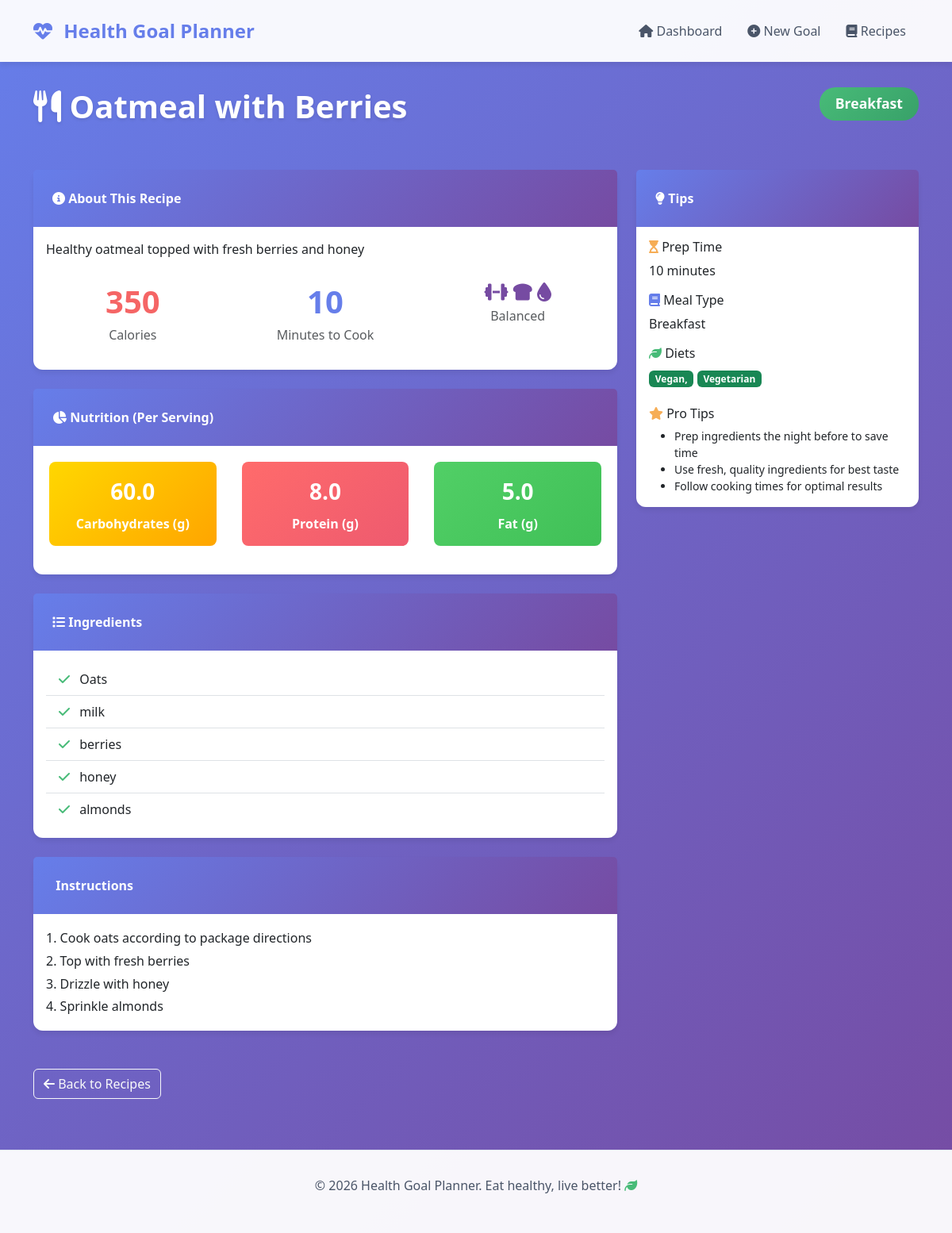
Page /recipe/1/ on the committed database.
### myapp/models.py (models this page shows, shortened)
class Recipe(models.Model):
    name = models.CharField(max_length=200)
    description = models.TextField()
    calories = models.IntegerField()
    protein_g = models.FloatField(default=0)  # grams
    carbs_g = models.FloatField(default=0)
    fat_g = models.FloatField(default=0)
    prep_time_min = models.IntegerField(default=15)  # minutes
    ingredients = models.TextField(help_text="Comma-separated ingredients")
    instructions = models.TextField()
    diet_types = models.CharField(
        max_length=100,
        blank=True,
        help_text="Comma-separated diet types (e.g., vegan, keto)"
    )
    meal_type = models.CharField(
        max_length=20,
        choices=[
            ('breakfast', 'Breakfast'),
            ('lunch', 'Lunch'),
            ('dinner', 'Dinner'),
            ('snack', 'Snack'),
        ]
    )
    class Meta:
        ordering = ['meal_type', 'name']

### myapp/views.py (the view)
# urls.py: path('recipe/<int:pk>/', views.recipe_detail, name='recipe_detail'),
def recipe_detail(request, pk):
    recipe = get_object_or_404(Recipe, pk=pk)
    context = {
        'recipe': recipe,
        'ingredients': [ing.strip() for ing in recipe.ingredients.split(',')],
    }
    return render(request, 'myapp/recipe_detail.html', context)

### myapp/templates/myapp/recipe_detail.html (shortened to what this page needs)
{% extends 'myapp/base.html' %}
{% block content %}
<div class="row mb-4">
    <div class="col-lg-8">
        <h1 class="page-title">
            <i class="fas fa-utensils"></i> {{ recipe.name }}
        </h1>
    </div>
    <div class="col-lg-4 text-white text-lg-end">
        <span class="badge badge-health" style="font-size: 1.1rem; padding: 0.75rem 1.25rem;">
            {{ recipe.get_meal_type_display }}
        </span>
    </div>
</div>
<div class="row">
    <div class="col-lg-8">
        <div class="card mb-4">
            <div class="card-header">
                <i class="fas fa-info-circle"></i> About This Recipe
            </div>
            <div class="card-body">
                <p>{{ recipe.description }}</p>
                <div class="row mt-4">
                    <div class="col-md-4">
                        <div class="text-center">
                            <div style="font-size: 2.5rem; color: var(--danger); font-weight: 700;">{{ recipe.calories }}</div>
                            <p class="text-muted">Calories</p>
                        </div>
                    </div>
                    <div class="col-md-4">
                        <div class="text-center">
                            <div style="font-size: 2.5rem; color: var(--primary); font-weight: 700;">{{ recipe.prep_time_min }}</div>
                            <p class="text-muted">Minutes to Cook</p>
                        </div>
                    </div>
                    <div class="col-md-4">
                        <div class="text-center">
                            <div style="font-size: 1.5rem; color: var(--secondary); font-weight: 700;">
                                <i class="fas fa-dumbbell"></i> <i class="fas fa-bread-slice"></i> <i class="fas fa-droplet"></i>
                            </div>
                            <p class="text-muted">Balanced</p>
                        </div>
                    </div>
                </div>
            </div>
        </div>
        <div class="card mb-4">
            <div class="card-header">
                <i class="fas fa-chart-pie"></i> Nutrition (Per Serving)
            </div>
            <div class="card-body">
                <div class="row text-center">
                    <div class="col-md-4 mb-3">
                        <div class="nutrition-badge" style="display: block; padding: 1rem; background: linear-gradient(135deg, #ffd700 0%, #ffa500 100%); color: white; font-size: 1rem;">
                            <div style="font-size: 1.75rem; margin-bottom: 0.5rem;">{{ recipe.carbs_g }}</div>
                            <div>Carbohydrates (g)</div>
                        </div>
                    </div>
                    <div class="col-md-4 mb-3">
                        <div class="nutrition-badge" style="display: block; padding: 1rem; background: linear-gradient(135deg, #ff6b6b 0%, #ee5a6f 100%); color: white; font-size: 1rem;">
                            <div style="font-size: 1.75rem; margin-bottom: 0.5rem;">{{ recipe.protein_g }}</div>
                            <div>Protein (g)</div>
                        </div>
                    </div>
                    <div class="col-md-4 mb-3">
                        <div class="nutrition-badge" style="display: block; padding: 1rem; background: linear-gradient(135deg, #51cf66 0%, #40c057 100%); color: white; font-size: 1rem;">
                            <div style="font-size: 1.75rem; margin-bottom: 0.5rem;">{{ recipe.fat_g }}</div>
                            <div>Fat (g)</div>
                        </div>
                    </div>
                </div>
            </div>
        </div>
        <div class="card mb-4">
            <div class="card-header">
                <i class="fas fa-list"></i> Ingredients
            </div>
            <div class="card-body">
                <ul class="list-group list-group-flush">
                    {% for ingredient in ingredients %}
                    <li class="list-group-item">
                        <i class="fas fa-check" style="color: var(--success); margin-right: 0.5rem;"></i>
                        {{ ingredient }}
                    </li>
                    {% endfor %}
                </ul>
            </div>
        </div>
        <div class="card mb-4">
            <div class="card-header">
                 Instructions
            </div>
            <div class="card-body">
                <div style="line-height: 1.8; white-space: pre-wrap;">{{ recipe.instructions }}</div>
            </div>
        </div>
    </div>
    <div class="col-lg-4">
        <div class="card sticky-top" style="top: 2rem;">
            <div class="card-header">
                <i class="fas fa-lightbulb"></i> Tips
            </div>
            <div class="card-body">
                <div class="mb-3">
                    <h6><i class="fas fa-hourglass-start" style="color: var(--warning);"></i> Prep Time</h6>
                    <p class="mb-0">{{ recipe.prep_time_min }} minutes</p>
                </div>
                <div class="mb-3">
                    <h6><i class="fas fa-book" style="color: var(--primary);"></i> Meal Type</h6>
                    <p class="mb-0">{{ recipe.get_meal_type_display }}</p>
                </div>
                {% if recipe.diet_types %}
                <div class="mb-3">
                    <h6><i class="fas fa-leaf" style="color: var(--success);"></i> Diets</h6>
                    <p class="mb-0">
                        {% for diet in recipe.diet_types.split %}
                        <span class="badge bg-success">{{ diet|title }}</span>
                        {% endfor %}
                    </p>
                </div>
                {% endif %}
                <div class="mt-4">
                    <h6><i class="fas fa-star" style="color: #f6ad55;"></i> Pro Tips</h6>
                    <ul class="small mb-0">
                        <li>Prep ingredients the night before to save time</li>
                        <li>Use fresh, quality ingredients for best taste</li>
                        <li>Follow cooking times for optimal results</li>
                    </ul>
                </div>
            </div>
        </div>
    </div>
</div>
<div class="row mt-4">
    <div class="col-12">
        <a href="{% url 'myapp:recipe_list' %}" class="btn btn-outline-light">
            <i class="fas fa-arrow-left"></i> Back to Recipes
        </a>
    </div>
</div>
{% endblock %}

### myapp/templates/myapp/base.html (style rules this page uses)
:root { --primary: #667eea; --primary-dark: #5568d3; --secondary: #764ba2; --success: #48bb78; --warning: #f6ad55; --danger: #f56565; --light-bg: #f7fafc; --card-shadow: 0 4px 6px rgba(0, 0, 0, 0.07); }
body { background: linear-gradient(135deg, #667eea 0%, #764ba2 100%); min-height: 100vh; font-family: 'Segoe UI', Tahoma, Geneva, Verdana, sans-serif; color: #2d3748; }
.card { border: none; border-radius: 12px; box-shadow: var(--card-shadow); transition: transform 0.3s ease, box-shadow 0.3s ease; margin-bottom: 1.5rem; }
.card-header { background: linear-gradient(135deg, var(--primary) 0%, var(--secondary) 100%); color: white; border: none; border-radius: 12px 12px 0 0; padding: 1.5rem; font-weight: 600; }
.badge-health { background: linear-gradient(135deg, var(--success) 0%, #38a169 100%); color: white; padding: 0.5rem 1rem; border-radius: 20px; font-weight: 600; }
.page-title { color: white; margin-bottom: 2rem; font-weight: 700; text-shadow: 0 2px 4px rgba(0, 0, 0, 0.1); }
.nutrition-badge { display: inline-block; background: var(--light-bg); padding: 0.5rem 1rem; border-radius: 8px; font-size: 0.875rem; margin: 0.25rem; font-weight: 600; }

### rows in the picture
Recipe: name "Oatmeal with Berries", meal_type "Breakfast", description "Healthy oatmeal topped with fresh berries and honey", calories "350", prep_time_min "10", carbs_g "60.0", protein_g "8.0", fat_g "5.0", instructions "1. Cook oats according to package directions 2. Top with fresh berries 3. Drizzle with honey 4. Sprinkle almonds"

### other values in the picture
{{ ingredient }} "Oats" "milk" "berries" "honey" "almonds"
{{ diet|title }} "Vegan," "Vegetarian"
